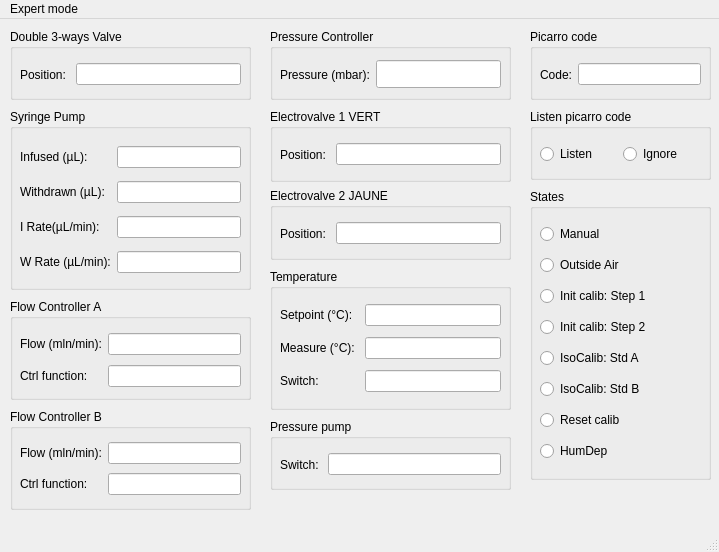
<?xml version="1.0" encoding="UTF-8"?>
<ui version="4.0">
 <class>MainWindow</class>
 <widget class="QMainWindow" name="MainWindow">
  <property name="geometry">
   <rect>
    <x>0</x>
    <y>0</y>
    <width>719</width>
    <height>552</height>
   </rect>
  </property>
  <property name="windowTitle">
   <string>Calibration - GLACCIOS</string>
  </property>
  <widget class="QWidget" name="centralwidget">
   <widget class="QGroupBox" name="groupBox_pump">
    <property name="geometry">
     <rect>
      <x>10</x>
      <y>90</y>
      <width>241</width>
      <height>181</height>
     </rect>
    </property>
    <property name="title">
     <string>Syringe Pump</string>
    </property>
    <widget class="QWidget" name="gridLayoutWidget_2">
     <property name="geometry">
      <rect>
       <x>10</x>
       <y>30</y>
       <width>221</width>
       <height>141</height>
      </rect>
     </property>
     <layout class="QGridLayout" name="gridLayout_volume">
      <item row="1" column="0">
       <widget class="QLabel" name="pump_label_volume_withdraw">
        <property name="text">
         <string>Withdrawn (µL):</string>
        </property>
       </widget>
      </item>
      <item row="0" column="0">
       <widget class="QLabel" name="pump_label_volume_infuse">
        <property name="text">
         <string>Infused (µL):</string>
        </property>
       </widget>
      </item>
      <item row="1" column="1">
       <widget class="QLineEdit" name="pump_lineEdit_volume_withdraw">
        <property name="readOnly">
         <bool>true</bool>
        </property>
       </widget>
      </item>
      <item row="0" column="1">
       <widget class="QLineEdit" name="pump_lineEdit_volume_infuse">
        <property name="readOnly">
         <bool>true</bool>
        </property>
       </widget>
      </item>
      <item row="2" column="0">
       <widget class="QLabel" name="pump_label_rate_infuse">
        <property name="text">
         <string>I Rate(µL/min):</string>
        </property>
       </widget>
      </item>
      <item row="2" column="1">
       <widget class="QLineEdit" name="pump_lineEdit_rate_infuse">
        <property name="readOnly">
         <bool>true</bool>
        </property>
       </widget>
      </item>
      <item row="3" column="0">
       <widget class="QLabel" name="pump_label_rate_withdraw">
        <property name="text">
         <string>W Rate (µL/min):</string>
        </property>
       </widget>
      </item>
      <item row="3" column="1">
       <widget class="QLineEdit" name="pump_lineEdit_rate_withdraw">
        <property name="readOnly">
         <bool>true</bool>
        </property>
       </widget>
      </item>
     </layout>
    </widget>
   </widget>
   <widget class="QGroupBox" name="groupBox_valve2x3">
    <property name="geometry">
     <rect>
      <x>10</x>
      <y>10</y>
      <width>241</width>
      <height>71</height>
     </rect>
    </property>
    <property name="title">
     <string>Double 3-ways Valve</string>
    </property>
    <widget class="QWidget" name="horizontalLayoutWidget_6">
     <property name="geometry">
      <rect>
       <x>10</x>
       <y>30</y>
       <width>221</width>
       <height>31</height>
      </rect>
     </property>
     <layout class="QHBoxLayout" name="horizontalLayout_3">
      <item>
       <widget class="QLabel" name="valve2x3_label_position">
        <property name="text">
         <string>Position: </string>
        </property>
       </widget>
      </item>
      <item>
       <widget class="QLineEdit" name="valve2x3_lineEdit_position">
        <property name="readOnly">
         <bool>true</bool>
        </property>
       </widget>
      </item>
     </layout>
    </widget>
   </widget>
   <widget class="QGroupBox" name="groupBox_flowA">
    <property name="geometry">
     <rect>
      <x>10</x>
      <y>280</y>
      <width>241</width>
      <height>101</height>
     </rect>
    </property>
    <property name="title">
     <string>Flow Controller A</string>
    </property>
    <widget class="QWidget" name="gridLayoutWidget">
     <property name="geometry">
      <rect>
       <x>10</x>
       <y>30</y>
       <width>221</width>
       <height>64</height>
      </rect>
     </property>
     <layout class="QGridLayout" name="gridLayout_flowA">
      <item row="0" column="0">
       <widget class="QLabel" name="flowA_label_flow">
        <property name="text">
         <string>Flow (mln/min):</string>
        </property>
       </widget>
      </item>
      <item row="0" column="1">
       <widget class="QLineEdit" name="flowA_lineEdit_flow">
        <property name="readOnly">
         <bool>true</bool>
        </property>
       </widget>
      </item>
      <item row="1" column="1">
       <widget class="QLineEdit" name="flowA_lineEdit_control_function">
        <property name="readOnly">
         <bool>true</bool>
        </property>
       </widget>
      </item>
      <item row="1" column="0">
       <widget class="QLabel" name="flowA_label_control_function">
        <property name="text">
         <string>Ctrl function: </string>
        </property>
       </widget>
      </item>
     </layout>
    </widget>
   </widget>
   <widget class="QGroupBox" name="groupBox_flowB">
    <property name="geometry">
     <rect>
      <x>10</x>
      <y>390</y>
      <width>241</width>
      <height>101</height>
     </rect>
    </property>
    <property name="title">
     <string>Flow Controller B</string>
    </property>
    <widget class="QWidget" name="gridLayoutWidget_4">
     <property name="geometry">
      <rect>
       <x>10</x>
       <y>30</y>
       <width>221</width>
       <height>61</height>
      </rect>
     </property>
     <layout class="QGridLayout" name="gridLayout_flowB">
      <item row="0" column="0">
       <widget class="QLabel" name="flowB_label_flow">
        <property name="text">
         <string>Flow (mln/min):</string>
        </property>
       </widget>
      </item>
      <item row="0" column="1">
       <widget class="QLineEdit" name="flowB_lineEdit_flow">
        <property name="readOnly">
         <bool>true</bool>
        </property>
       </widget>
      </item>
      <item row="1" column="0">
       <widget class="QLabel" name="flowB_label_control_function">
        <property name="text">
         <string>Ctrl function: </string>
        </property>
       </widget>
      </item>
      <item row="1" column="1">
       <widget class="QLineEdit" name="flowB_lineEdit_control_function">
        <property name="readOnly">
         <bool>true</bool>
        </property>
       </widget>
      </item>
     </layout>
    </widget>
   </widget>
   <widget class="QGroupBox" name="groupBox_pressure">
    <property name="geometry">
     <rect>
      <x>270</x>
      <y>10</y>
      <width>241</width>
      <height>71</height>
     </rect>
    </property>
    <property name="contextMenuPolicy">
     <enum>Qt::DefaultContextMenu</enum>
    </property>
    <property name="title">
     <string>Pressure Controller</string>
    </property>
    <widget class="QWidget" name="horizontalLayoutWidget">
     <property name="geometry">
      <rect>
       <x>10</x>
       <y>30</y>
       <width>221</width>
       <height>31</height>
      </rect>
     </property>
     <layout class="QHBoxLayout" name="horizontalLayout">
      <item>
       <widget class="QLabel" name="pressure_label_pressure">
        <property name="text">
         <string>Pressure (mbar):</string>
        </property>
       </widget>
      </item>
      <item>
       <widget class="QLineEdit" name="pressure_lineEdit_pressure">
        <property name="minimumSize">
         <size>
          <width>0</width>
          <height>28</height>
         </size>
        </property>
        <property name="readOnly">
         <bool>true</bool>
        </property>
       </widget>
      </item>
     </layout>
    </widget>
   </widget>
   <widget class="QWidget" name="verticalLayoutWidget_2">
    <property name="geometry">
     <rect>
      <x>270</x>
      <y>90</y>
      <width>241</width>
      <height>151</height>
     </rect>
    </property>
    <layout class="QVBoxLayout" name="verticalLayout_2">
     <item>
      <widget class="QGroupBox" name="groupBox_electrovalve1">
       <property name="title">
        <string>Electrovalve 1 VERT</string>
       </property>
       <widget class="QWidget" name="horizontalLayoutWidget_7">
        <property name="geometry">
         <rect>
          <x>10</x>
          <y>30</y>
          <width>221</width>
          <height>31</height>
         </rect>
        </property>
        <layout class="QHBoxLayout" name="horizontalLayout_4">
         <item>
          <widget class="QLabel" name="ev1_label_position">
           <property name="text">
            <string>Position: </string>
           </property>
          </widget>
         </item>
         <item>
          <widget class="QLineEdit" name="ev1_lineEdit_position">
           <property name="readOnly">
            <bool>true</bool>
           </property>
          </widget>
         </item>
        </layout>
       </widget>
      </widget>
     </item>
     <item>
      <widget class="QGroupBox" name="groupBox_electrovalve2">
       <property name="title">
        <string>Electrovalve 2 JAUNE</string>
       </property>
       <widget class="QWidget" name="horizontalLayoutWidget_8">
        <property name="geometry">
         <rect>
          <x>10</x>
          <y>30</y>
          <width>221</width>
          <height>31</height>
         </rect>
        </property>
        <layout class="QHBoxLayout" name="horizontalLayout_5">
         <item>
          <widget class="QLabel" name="ev2_label_position">
           <property name="text">
            <string>Position: </string>
           </property>
          </widget>
         </item>
         <item>
          <widget class="QLineEdit" name="ev2_lineEdit_position">
           <property name="readOnly">
            <bool>true</bool>
           </property>
          </widget>
         </item>
        </layout>
       </widget>
      </widget>
     </item>
    </layout>
   </widget>
   <widget class="QGroupBox" name="groupBox">
    <property name="geometry">
     <rect>
      <x>530</x>
      <y>170</y>
      <width>181</width>
      <height>291</height>
     </rect>
    </property>
    <property name="title">
     <string>States</string>
    </property>
    <widget class="QWidget" name="verticalLayoutWidget_5">
     <property name="geometry">
      <rect>
       <x>10</x>
       <y>30</y>
       <width>161</width>
       <height>252</height>
      </rect>
     </property>
     <layout class="QVBoxLayout" name="verticalLayout_state">
      <item>
       <widget class="QRadioButton" name="state_radioButton_manual">
        <property name="text">
         <string>Manual</string>
        </property>
       </widget>
      </item>
      <item>
       <widget class="QRadioButton" name="state_radioButton_air">
        <property name="text">
         <string>Outside Air</string>
        </property>
       </widget>
      </item>
      <item>
       <widget class="QRadioButton" name="state_radioButton_init_calib_step1">
        <property name="text">
         <string>Init calib: Step 1</string>
        </property>
       </widget>
      </item>
      <item>
       <widget class="QRadioButton" name="state_radioButton_init_calib_step2">
        <property name="text">
         <string>Init calib: Step 2</string>
        </property>
       </widget>
      </item>
      <item>
       <widget class="QRadioButton" name="state_radioButton_isocalib_stdA">
        <property name="text">
         <string>IsoCalib: Std A</string>
        </property>
       </widget>
      </item>
      <item>
       <widget class="QRadioButton" name="state_radioButton_isocalib_stdB">
        <property name="text">
         <string>IsoCalib: Std B</string>
        </property>
       </widget>
      </item>
      <item>
       <widget class="QRadioButton" name="state_radioButton_reset_calib">
        <property name="text">
         <string>Reset calib</string>
        </property>
       </widget>
      </item>
      <item>
       <widget class="QRadioButton" name="state_radioButton_humdep">
        <property name="text">
         <string>HumDep</string>
        </property>
       </widget>
      </item>
     </layout>
    </widget>
   </widget>
   <widget class="QGroupBox" name="groupBox_picarro_code">
    <property name="geometry">
     <rect>
      <x>530</x>
      <y>10</y>
      <width>181</width>
      <height>71</height>
     </rect>
    </property>
    <property name="title">
     <string>Picarro code</string>
    </property>
    <widget class="QWidget" name="horizontalLayoutWidget_4">
     <property name="geometry">
      <rect>
       <x>10</x>
       <y>30</y>
       <width>161</width>
       <height>31</height>
      </rect>
     </property>
     <layout class="QHBoxLayout" name="horizontalLayout_picarro">
      <item>
       <widget class="QLabel" name="picarro_label_code">
        <property name="text">
         <string>Code:</string>
        </property>
       </widget>
      </item>
      <item>
       <widget class="QLineEdit" name="picarro_lineEdit_code">
        <property name="readOnly">
         <bool>true</bool>
        </property>
       </widget>
      </item>
     </layout>
    </widget>
   </widget>
   <widget class="QGroupBox" name="groupBox_listen_picarro_code">
    <property name="geometry">
     <rect>
      <x>530</x>
      <y>90</y>
      <width>181</width>
      <height>71</height>
     </rect>
    </property>
    <property name="title">
     <string>Listen picarro code</string>
    </property>
    <widget class="QWidget" name="horizontalLayoutWidget_5">
     <property name="geometry">
      <rect>
       <x>10</x>
       <y>30</y>
       <width>160</width>
       <height>31</height>
      </rect>
     </property>
     <layout class="QHBoxLayout" name="horizontalLayout_2">
      <item>
       <widget class="QRadioButton" name="state_radioButton_picarro_listen">
        <property name="text">
         <string>Listen</string>
        </property>
       </widget>
      </item>
      <item>
       <widget class="QRadioButton" name="state_radioButton_picarro_ignore">
        <property name="text">
         <string>Ignore</string>
        </property>
       </widget>
      </item>
     </layout>
    </widget>
   </widget>
   <widget class="QGroupBox" name="groupBox_temperature">
    <property name="geometry">
     <rect>
      <x>270</x>
      <y>250</y>
      <width>241</width>
      <height>141</height>
     </rect>
    </property>
    <property name="title">
     <string>Temperature</string>
    </property>
    <widget class="QWidget" name="gridLayoutWidget_3">
     <property name="geometry">
      <rect>
       <x>10</x>
       <y>30</y>
       <width>221</width>
       <height>101</height>
      </rect>
     </property>
     <layout class="QGridLayout" name="gridLayout">
      <item row="1" column="0">
       <widget class="QLabel" name="temperature_label_measure">
        <property name="text">
         <string>Measure (°C): </string>
        </property>
       </widget>
      </item>
      <item row="0" column="0">
       <widget class="QLabel" name="temperature_label_setpoint">
        <property name="text">
         <string>Setpoint (°C): </string>
        </property>
       </widget>
      </item>
      <item row="0" column="1">
       <widget class="QLineEdit" name="temperature_lineEdit_setpoint">
        <property name="readOnly">
         <bool>true</bool>
        </property>
       </widget>
      </item>
      <item row="1" column="1">
       <widget class="QLineEdit" name="temperature_lineEdit_measure">
        <property name="readOnly">
         <bool>true</bool>
        </property>
       </widget>
      </item>
      <item row="2" column="0">
       <widget class="QLabel" name="tempswitch_label_position">
        <property name="text">
         <string>Switch: </string>
        </property>
       </widget>
      </item>
      <item row="2" column="1">
       <widget class="QLineEdit" name="tempswitch_lineEdit_position">
        <property name="readOnly">
         <bool>true</bool>
        </property>
       </widget>
      </item>
     </layout>
    </widget>
   </widget>
   <widget class="QGroupBox" name="groupBox_pressure_pump_switch">
    <property name="geometry">
     <rect>
      <x>270</x>
      <y>400</y>
      <width>241</width>
      <height>71</height>
     </rect>
    </property>
    <property name="title">
     <string>Pressure pump</string>
    </property>
    <widget class="QWidget" name="horizontalLayoutWidget_9">
     <property name="geometry">
      <rect>
       <x>10</x>
       <y>30</y>
       <width>221</width>
       <height>31</height>
      </rect>
     </property>
     <layout class="QHBoxLayout" name="horizontalLayout_6">
      <item>
       <widget class="QLabel" name="ppswitch_label_position">
        <property name="text">
         <string>Switch: </string>
        </property>
       </widget>
      </item>
      <item>
       <widget class="QLineEdit" name="ppswitch_lineEdit_position">
        <property name="readOnly">
         <bool>true</bool>
        </property>
       </widget>
      </item>
     </layout>
    </widget>
   </widget>
   <zorder>groupBox_pump</zorder>
   <zorder>groupBox_valve2x3</zorder>
   <zorder>groupBox_flowA</zorder>
   <zorder>groupBox_flowB</zorder>
   <zorder>groupBox_pressure</zorder>
   <zorder>verticalLayoutWidget_2</zorder>
   <zorder>groupBox</zorder>
   <zorder>groupBox_picarro_code</zorder>
   <zorder>groupBox_listen_picarro_code</zorder>
   <zorder>groupBox_temperature</zorder>
   <zorder>groupBox_pressure_pump_switch</zorder>
   <zorder>ev2_label_position</zorder>
   <zorder>flowA_label_control_function</zorder>
  </widget>
  <widget class="QMenuBar" name="menubar">
   <property name="geometry">
    <rect>
     <x>0</x>
     <y>0</y>
     <width>719</width>
     <height>26</height>
    </rect>
   </property>
   <widget class="QMenu" name="menuInstrument">
    <property name="title">
     <string>Expert mode</string>
    </property>
    <addaction name="action_state"/>
    <addaction name="action_maintenancetools"/>
    <addaction name="action_pump"/>
    <addaction name="action_flows"/>
    <addaction name="action_pressure"/>
    <addaction name="action_valve2x3"/>
    <addaction name="action_electrovalves"/>
    <addaction name="action_temperature"/>
    <addaction name="action_debuglog"/>
   </widget>
   <addaction name="menuInstrument"/>
  </widget>
  <widget class="QStatusBar" name="statusbar"/>
  <action name="action_pump">
   <property name="text">
    <string>Syringe pump</string>
   </property>
  </action>
  <action name="action_flows">
   <property name="text">
    <string>Flow controllers</string>
   </property>
  </action>
  <action name="action_pressure">
   <property name="text">
    <string>Pressure controller</string>
   </property>
  </action>
  <action name="action_valve2x3">
   <property name="text">
    <string>Double 3-ways valve</string>
   </property>
  </action>
  <action name="action_electrovalves">
   <property name="text">
    <string>Electro-valves</string>
   </property>
  </action>
  <action name="action_maintenancetools">
   <property name="text">
    <string>Maintenance Tools</string>
   </property>
  </action>
  <action name="action_temperature">
   <property name="text">
    <string>Temperature</string>
   </property>
  </action>
  <action name="action_debuglog">
   <property name="text">
    <string>Debug Log</string>
   </property>
  </action>
  <action name="action_state">
   <property name="text">
    <string>State</string>
   </property>
  </action>
 </widget>
 <tabstops>
  <tabstop>pump_lineEdit_volume_infuse</tabstop>
  <tabstop>pump_lineEdit_volume_withdraw</tabstop>
 </tabstops>
 <resources/>
 <connections/>
 <buttongroups>
  <buttongroup name="buttonGroup_valve"/>
 </buttongroups>
</ui>
